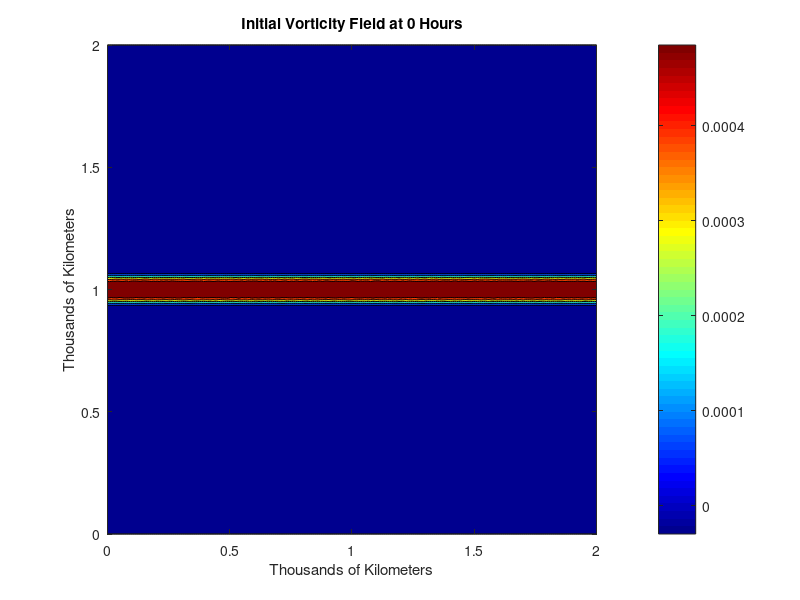
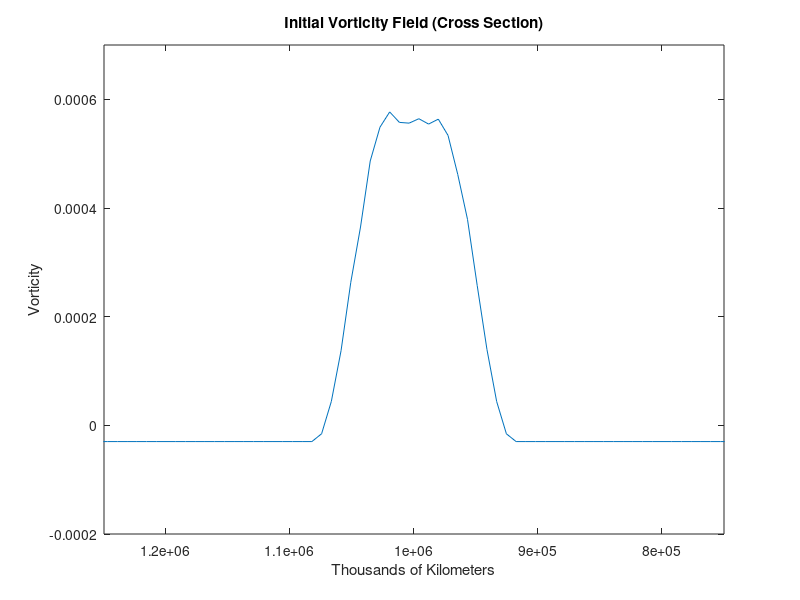

Recreate these plots in MATLAB, in order. (Note: this script raises an error after producing the figures.)
%{
The original BVE Model was built by Ann Clay, Alexander Donato, and Patrick Sult, with
a huge amount of help from Dr. Thomas Guinn, for WX 462 Numerical Weather Prediction.
Credit goes to Tyler Geen for building the initial code for "relaxationcyclic.m".
The model has been adapted and modified by Alexander Donato, Samuel Rachelson, and 
James Trafny for MA 360 Mathematical Modelling and Simulation I.
%}

clc
clear
close all

%% Define constants needed for the model
Re = 6.371e06;               % Radius of Earth (m)
Omega = 7.292e-05;           % Angular velocity of Earth (s^-1)
lat = 9;                     % Latitude (degrees N) for determining beta
beta = 2*Omega*cosd(lat)/Re; % beta (df/dy) value at "lat" (1/ms)
tol = 1e-7;                  % Defines tolerance for accuracy for the relaxation method

%% Define grid characteristics
jmax = 256;                    % Number of grid points in x dir (i.e., columns)
imax = 256;                    % Number of grid points in y dir (i.e., rows)

psi = zeros(imax,jmax);        % Sets size of psi grid, uses zeroes as initial guess

Lx = 2000*1e03;                % Physical grid width in m (~ a hemisphere)
Ly = 2000*1e03;                % Physical grid height in m (~ equator to pole)

x = linspace(0,Lx,jmax);       % Create x grid
y = linspace(0,Ly,imax);       % Create y grid

dx = x(2)-x(1);                % Grid space distance in x (dx should equal dy).
dy = y(2)-y(1);                % Grid space distance in y (not used).

[X,Y] = meshgrid(x/1e6,y/1e6); % Create meshgrid in 1000's of km for plotting

%% Define time parameters
dt = 120;                   % Time-step in seconds; can be increased to at least 360
time_hrs = 336;              % Total number of hours of simulation
time_sec = time_hrs*3600;   % Total time of simulation in seconds
nmax = ceil(time_sec/dt);   % Total number of iterations needed

%% Create initial condition - Hermite-like
r = zeros(imax, jmax);

yb = 0.98e6;                                % Begining y-location for Hermite
ye = 0.92e6;                                % End y-loccation Hermite
for ii=1:imax/2
    for jj = 1:jmax
        r(ii,jj) = abs((y(ii)-yb)/(ye-yb)); % Bottom half distance
    end
end

yb = 1.02e6;                                % Begining y-location for Hermite
ye = 1.08e6;                                % End y-loccation Hermite
for ii=imax/2:imax
    for jj = 1:jmax
        r(ii,jj) = abs((y(ii)-yb)/(ye-yb)); % Top half distance
    end
end

zeta_grid = zeros(imax, jmax);              % Sets size of zeta grid
zeta_max = 6e-04;                           % Max value at any point

rng(1); % Keeps seed of random number same each time

for ii = 1:imax
    for jj = 1:jmax
        zeta_o = zeta_max*(1+.06*(.5-rand)); % Random number used to add initial disturbance to model
        
        if y(ii) >= 1.08e6 || y(ii) <= 0.92e6
            zeta_grid(ii,jj) = 0;
        elseif y(ii) >= 1.02e6 || y(ii) <= 0.98e6
            zeta_grid(ii,jj) = zeta_o*(1-(3*r(ii,jj)^2)+(2*r(ii,jj)^3)); % Creates Hermite-like shape
        else
            zeta_grid(ii,jj) = zeta_max*(1+.06*(.5-rand));
        end
    end
end

%% Subtracting zetamean
zetamean = sum(sum(zeta_grid))/(imax*jmax); % Starts model with zero initial vorticity
zeta_grid = zeta_grid - zetamean; % Removes average vorticity from every grid point

%% Plot Initial Iteration
contourf(X,Y,zeta_grid,5)
colormap(jet)
colorbar
axis equal
header = sprintf('Initial Vorticity Field at 0 Hours');
title(header)
xlabel('Thousands of Kilometers')
ylabel('Thousands of Kilometers')

figure
plot(y,zeta_grid(:,jmax/2))
set(gca, 'XDir','reverse')
header = sprintf('Initial Vorticity Field (Cross Section)');
title(header)
xlabel('Thousands of Kilometers')
ylabel('Vorticity')
xlim([0.75e6 1.25e6])
ylim([-2e-4 7e-4])

%% Model Code
Fn = -Jac_PS(psi,zeta_grid,dx)-dfdx(psi,dx)*beta; % BVE
%    Relative Vort. Adv.  Planetary Vort. Adv.

zetanp1 = zeta_grid + dt * Fn;
psinp1 = relaxationcyclic(psi,zeta_grid,dx,tol); % Uses relaxation code to get psi field

zetanm1 = zeta_grid;
zeta_grid = zetanp1;
psi = psinp1;

iterations = (time_hrs*3600)/ dt - 1;
fprintf('Total Iterations Required >> %d\n', iterations);
cit = 1; % Initiates counter for Courant number array
Cmat = zeros(1,nmax); % Array for Courant numbers to be read into

% create video
filepath = strcat('Results\\', num2str(time_hrs), 'H_', num2str(imax), 'x', num2str(jmax));
v = VideoWriter(filepath);
v.FrameRate = 30;
open(v);

for ii=2:nmax % Calculates
    Fn = -Jac_PS(psi,zeta_grid,dx)-dfdx(psi,dx)*beta; % BVE
    zetanp1 = zetanm1+2*dt*Fn;
    psinp1 = relaxationcyclic(psi,zetanp1,dx,tol);  
    zetanm1 = zeta_grid+0.25*(zetanm1-2*zeta_grid+zetanp1); % Time filter (provided by Dr. Guinn)    
    zeta_grid = zetanp1;
    psi = psinp1;  
    
    % Print iterations remaining
    iterations = iterations - 1;
    clc;
    fprintf('Iterations remaining: %d\n', iterations);
    
    %% Plotting code
    if mod(ii*dt,0.2*3600) == 0
        figure('visible','off') % Although paper says print 3 hours, this supresses figure and prints at .5 for fluid video
        cit = cit+1; % Counter for Courant array
        ug=-dfdy(psi,dx);
        vg=dfdx(psi,dx);
        c=max(max(sqrt(ug.^2+vg.^2))); % Calculates c
        C = c*(dt/dx); % Calculates Courant Number
        Cmat(cit) = C; % Reads Courant Number of every third iteration into array Cmat
        contourf(X,Y,zeta_grid,5) % Plots all iterations after first
        colormap(jet)
        colorbar
        header = sprintf('Vorticity Field at %d hours, C = %.4f', floor(ii*dt/3600), C);
        title(header)
        xlabel('Thousands of Kilometers')
        ylabel('Thousands of Kilometers')
        axis equal
        
        frame = getframe(gcf);
        writeVideo(v,frame);
    end
end

close(v);